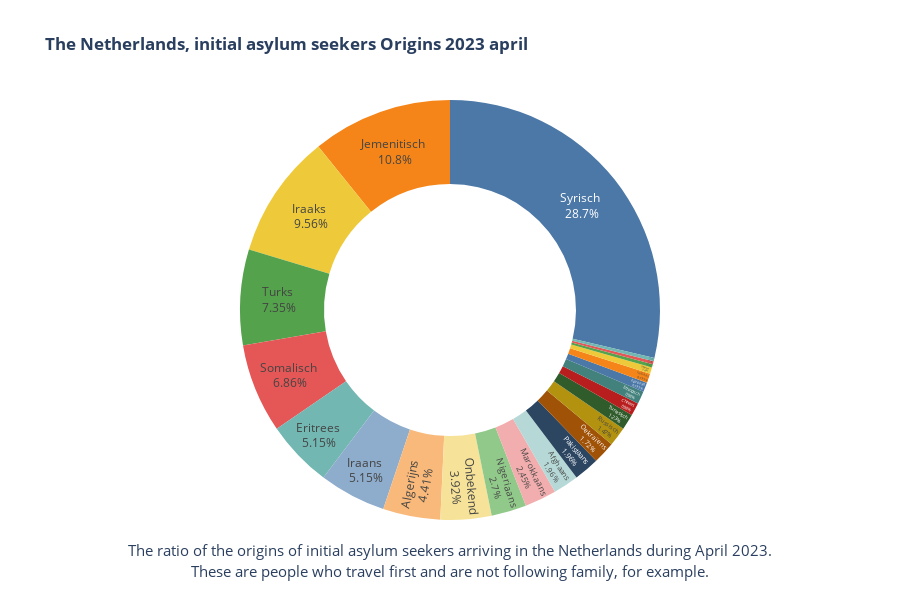

This figure's notebook cell:
### Code cell
# Read the CSV file into a DataFrame
anngl_df = pd.read_csv("data/Asielverzoeken_en_nareizigers__nationaliteit__geslacht_en_leeftijd_18062023_133350.csv", low_memory=False, sep=';')

# Define color palette for the pie chart
colors = ['#4C78A8', '#F58518', '#EECA3B', '#54A24B', '#E45756', '#72B7B2']

# Create the pie chart using Plotly Express
fig = px.pie(
    anngl_df[anngl_df["Onderwerp"] == "Eerste asielverzoeken (personen)"][1:],
    values='2023 april*',
    names='Nationaliteit',
    color_discrete_sequence=colors,
    hole=0.6,
    height=600,
    title="<b>The Netherlands, initial asylum seekers Origins 2023 april</b>",
    labels={'x': "Fruits<br><sup>Fruit sales in the month of January</sup>"}
)

# Update chart layout
fig.update(layout_showlegend=False)
fig.update_traces(textposition='inside', textinfo='percent+label')
fig.update_layout(
    height=600,
    annotations=[
        dict(
            text='The ratio of the origins of initial asylum seekers arriving in the Netherlands during April 2023.',
            x=0.5,
            y=-0.1,
            font_size=15,
            showarrow=False
        ),
        dict(
            text='These are people who travel first and are not following family, for example.',
            x=0.5,
            y=-0.15,
            font_size=15,
            showarrow=False
        )
    ]
)

### Figure 1 — Plotly figure (JSON) as saved in the notebook; plotly's stock layout.template omitted (floating-point values rounded to 4 significant figures)
{"data": [{"domain": {"x": [0, 1], "y": [0, 1]}, "hole": 0.6, "hovertemplate": "Nationaliteit=%{label}<br>2023 april*=%{value}<extra></extra>", "labels": ["Afghaans ", "Algerijns ", "Chinees ", "Egyptisch ", "Eritrees ", "Ethiopisch ", "Gambiaans ", "Indiaas ", "Iraaks ", "Iraans ", "Jemenitisch ", "Marokkaans ", "Nigeriaans ", "Oekraïens ", "Pakistaans ", "Russisch ", "Soedanees ", "Somalisch ", "Syrisch ", "Tunesisch ", "Turks ", "Wit-Russisch ", "Onbekend", "Staatloos"], "legendgroup": "", "name": "", "showlegend": true, "textinfo": "percent+label", "textposition": "inside", "type": "pie", "values": [40, 90, 20, 15, 105, 20, 5, 15, 195, 105, 220, 50, 55, 35, 40, 30, 10, 140, 585, 25, 150, 5, 80, 5]}], "layout": {"annotations": [{"font": {"size": 15}, "showarrow": false, "text": "The ratio of the origins of initial asylum seekers arriving in the Netherlands during April 2023.", "x": 0.5, "y": -0.1}, {"font": {"size": 15}, "showarrow": false, "text": "These are people who travel first and are not following family, for example.", "x": 0.5, "y": -0.15}], "height": 600, "legend": {"tracegroupgap": 0}, "piecolorway": ["#4C78A8", "#F58518", "#EECA3B", "#54A24B", "#E45756", "#72B7B2"], "showlegend": false, "title": {"text": "<b>The Netherlands, initial asylum seekers Origins 2023 april</b>"}}}
